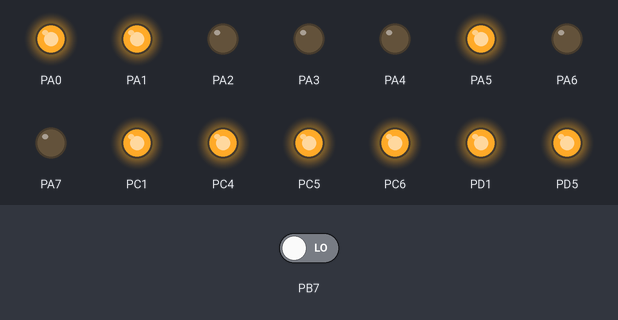
A program run on a simulated ATmega32, built with avr-gcc and emulated at 1 MHz. Shown: output pins drawn as LEDs (lit = HIGH). Inputs (shaded band) come from the test bench; at power-on: PB7 LOW.

Above: at 1.2 s.
1.3 s: PB7 driven HIGH
At 2.4 s:
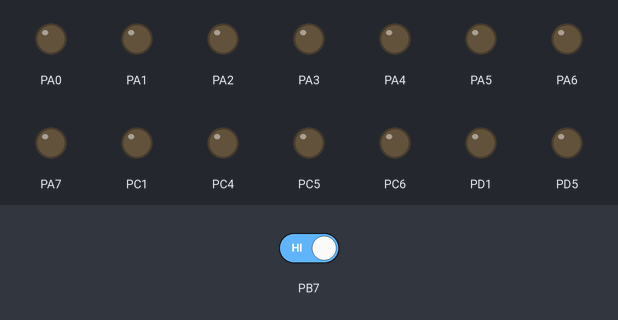
2.8 s: PB7 driven LOW
At 3.5 s:
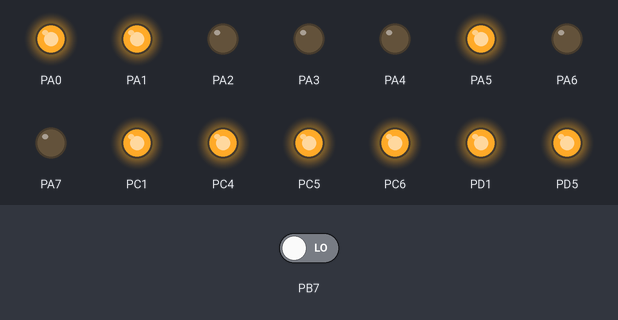
Timing chart, 0 to 5.8 s (numbered marks = the images above; inputs shaded):
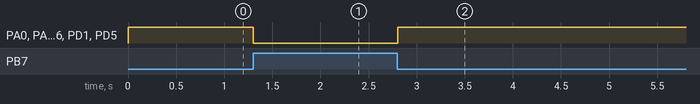

Measured:
- after the input at 1.3 s, PA0, PA1, PA5, PC1, PC4–6, PD1, PD5: HIGH → LOW at once
- after the input at 2.8 s, PA0, PA1, PA5, PC1, PC4–6, PD1, PD5: LOW → HIGH at once

The program:

main.c
```c
#define F_CPU 1000000
#include <avr/io.h>
#include <util/delay.h>

unsigned int instructions[256]={
	0x7223,0x7334,0x4234,0xd424,0x7441,0x6434,0x5234,0xf234,0xb222,0x333f,0x8335,0x1321,0x7331,0x355f,0x9153,0xa133,
	0x8335,0xc130,0x8331,0x355f,0xb55d,0x0552,0xe552,0xb220,0xb330,0x3227,0x3337,0x2321,0x7221,0x355f,0x7222,0x7333,
	0x0000,0x0000,0x0000,0x0000,0x0000,0x0000,0x0000,0x0000,0x0000,0x0000,0x0000,0x0000,0x0000,0x0000,0x0000,0x0000,
	0x0000,0x0000,0x0000,0x0000,0x0000,0x0000,0x0000,0x0000,0x0000,0x0000,0x0000,0x0000,0x0000,0x0000,0x0000,0x0000,
	0x0000,0x0000,0x0000,0x0000,0x0000,0x0000,0x0000,0x0000,0x0000,0x0000,0x0000,0x0000,0x0000,0x0000,0x0000,0x0000,
	0x0000,0x0000,0x0000,0x0000,0x0000,0x0000,0x0000,0x0000,0x0000,0x0000,0x0000,0x0000,0x0000,0x0000,0x0000,0x0000,
	0x0000,0x0000,0x0000,0x0000,0x0000,0x0000,0x0000,0x0000,0x0000,0x0000,0x0000,0x0000,0x0000,0x0000,0x0000,0x0000,
	0x0000,0x0000,0x0000,0x0000,0x0000,0x0000,0x0000,0x0000,0x0000,0x0000,0x0000,0x0000,0x0000,0x0000,0x0000,0x0000,
	0x0000,0x0000,0x0000,0x0000,0x0000,0x0000,0x0000,0x0000,0x0000,0x0000,0x0000,0x0000,0x0000,0x0000,0x0000,0x0000,
	0x0000,0x0000,0x0000,0x0000,0x0000,0x0000,0x0000,0x0000,0x0000,0x0000,0x0000,0x0000,0x0000,0x0000,0x0000,0x0000,
	0x0000,0x0000,0x0000,0x0000,0x0000,0x0000,0x0000,0x0000,0x0000,0x0000,0x0000,0x0000,0x0000,0x0000,0x0000,0x0000,
	0x0000,0x0000,0x0000,0x0000,0x0000,0x0000,0x0000,0x0000,0x0000,0x0000,0x0000,0x0000,0x0000,0x0000,0x0000,0x0000,
	0x0000,0x0000,0x0000,0x0000,0x0000,0x0000,0x0000,0x0000,0x0000,0x0000,0x0000,0x0000,0x0000,0x0000,0x0000,0x0000,
	0x0000,0x0000,0x0000,0x0000,0x0000,0x0000,0x0000,0x0000,0x0000,0x0000,0x0000,0x0000,0x0000,0x0000,0x0000,0x0000,
	0x0000,0x0000,0x0000,0x0000,0x0000,0x0000,0x0000,0x0000,0x0000,0x0000,0x0000,0x0000,0x0000,0x0000,0x0000,0x0000,
0x0000,0x0000,0x0000,0x0000,0x0000,0x0000,0x0000,0x0000,0x0000,0x0000,0x0000,0x0000,0x0000,0x0000,0x0000,0x0000};


int main(void)
{
	DDRA=0XFF; //output
	DDRB=0x00; //input
	DDRC=0xFF; //output
	DDRD = 0xFF; //output

	MCUCSR|=(1<<JTD);
	MCUCSR|=(1<<JTD);

	unsigned int cur_instruction;
	unsigned int dst;
	unsigned int src_reg_2;
	unsigned int src_reg_1;
	unsigned int opcode;

	int pc = 0;
	PORTA = 0;
	PORTC = 0;

	/* Replace with your application code */
	while (1) {
		pc = PINB;
		cur_instruction = instructions[pc];
		dst = 0x000F & cur_instruction;
		src_reg_2 = 0x00F0 & cur_instruction;
		src_reg_1 = (0x0F00 & cur_instruction);
		opcode = (0xF000 & cur_instruction);
		PORTA = src_reg_2 | dst; //src2|dst
		PORTC = (src_reg_1 >> 8) | (opcode >> 8); // opcode|src1
		PORTD = (src_reg_1 >> 4) | (src_reg_2 >> 4); // src1 | src2
		// target address is PORTA full 8 bit
		_delay_ms(10);
	}
}
//InstructionMemory
```
